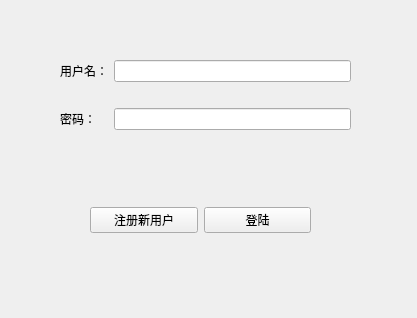
<?xml version="1.0" encoding="UTF-8"?>
<ui version="4.0">
 <class>LoginWindow</class>
 <widget class="QMainWindow" name="LoginWindow">
  <property name="geometry">
   <rect>
    <x>0</x>
    <y>0</y>
    <width>417</width>
    <height>318</height>
   </rect>
  </property>
  <property name="minimumSize">
   <size>
    <width>417</width>
    <height>318</height>
   </size>
  </property>
  <property name="maximumSize">
   <size>
    <width>417</width>
    <height>318</height>
   </size>
  </property>
  <property name="windowTitle">
   <string>登陆</string>
  </property>
  <widget class="QWidget" name="centralwidget">
   <widget class="QWidget" name="widget" native="true">
    <property name="geometry">
     <rect>
      <x>60</x>
      <y>40</y>
      <width>291</width>
      <height>111</height>
     </rect>
    </property>
    <layout class="QGridLayout" name="gridLayout">
     <item row="0" column="1">
      <widget class="QLineEdit" name="usernameEdit">
       <property name="maxLength">
        <number>16</number>
       </property>
      </widget>
     </item>
     <item row="1" column="0">
      <widget class="QLabel" name="label_2">
       <property name="text">
        <string>密码：</string>
       </property>
      </widget>
     </item>
     <item row="0" column="0">
      <widget class="QLabel" name="label">
       <property name="text">
        <string>用户名：</string>
       </property>
      </widget>
     </item>
     <item row="1" column="1">
      <widget class="QLineEdit" name="passwordEdit">
       <property name="inputMask">
        <string/>
       </property>
       <property name="maxLength">
        <number>16</number>
       </property>
       <property name="echoMode">
        <enum>QLineEdit::Password</enum>
       </property>
      </widget>
     </item>
    </layout>
   </widget>
   <widget class="QWidget" name="widget_2" native="true">
    <property name="geometry">
     <rect>
      <x>90</x>
      <y>190</y>
      <width>221</width>
      <height>61</height>
     </rect>
    </property>
    <layout class="QHBoxLayout" name="horizontalLayout">
     <item>
      <widget class="QPushButton" name="newuserButton">
       <property name="text">
        <string>注册新用户</string>
       </property>
      </widget>
     </item>
     <item>
      <widget class="QPushButton" name="loginButton">
       <property name="text">
        <string>登陆</string>
       </property>
      </widget>
     </item>
    </layout>
   </widget>
   <widget class="QLabel" name="warning">
    <property name="geometry">
     <rect>
      <x>140</x>
      <y>160</y>
      <width>101</width>
      <height>16</height>
     </rect>
    </property>
    <property name="text">
     <string/>
    </property>
   </widget>
  </widget>
 </widget>
 <resources/>
 <connections/>
</ui>
